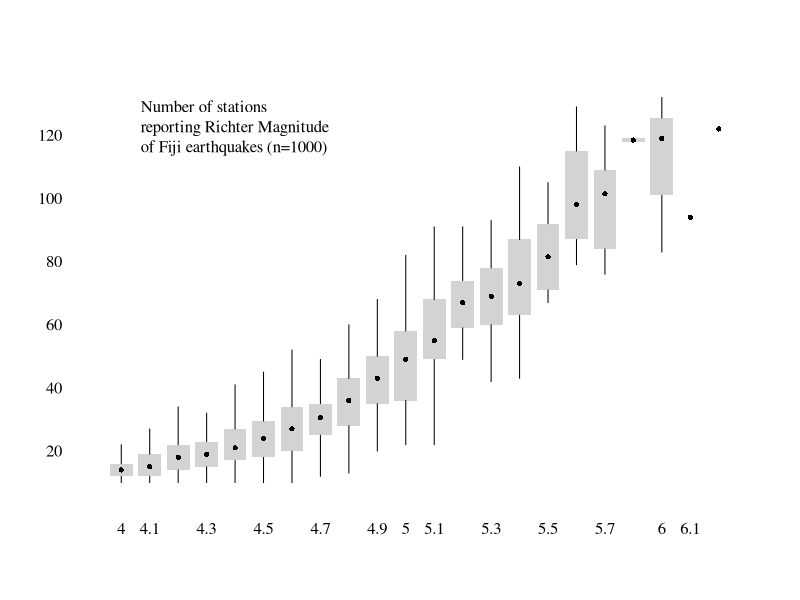

Source code (R):
# minimal boxplot
# adapted from http://motioninsocial.com/tufte/#minimal-boxplot
x <- quakes$mag
y <- quakes$stations
boxplot(y ~ x, main = "", axes = FALSE, xlab=" ", ylab=" ",
        pars = list(boxcol = "transparent", medlty = "blank", medpch=16, whisklty = c(1, 1),
                    medcex = 0.7,  outcex = 0, staplelty = "blank"))
axis(1, at=1:length(unique(x)), label=sort(unique(x)), tick=F, family="serif")
axis(2, las=2, tick=F, family="serif")
text(min(x)/3, max(y)/1.1, pos = 4, family="serif",
     "Number of stations \nreporting Richter Magnitude\nof Fiji earthquakes (n=1000)")
